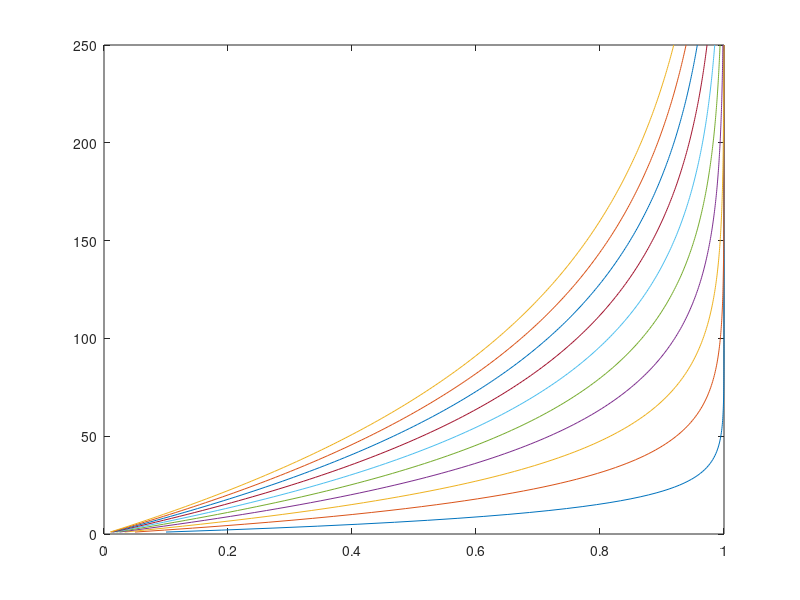

This chart was generated by the following MATLAB code:
N=(10:10:100)';
n=length(N);
U=250;

p=ones(n,U); 
pi=ones(n,1);
p(:,1)=pi./N;
for i=2:U,
  pi=pi+(N-pi)./N;
  p(:,i)=pi./N; 
end; 

figure(1); plot(p,(1:U))